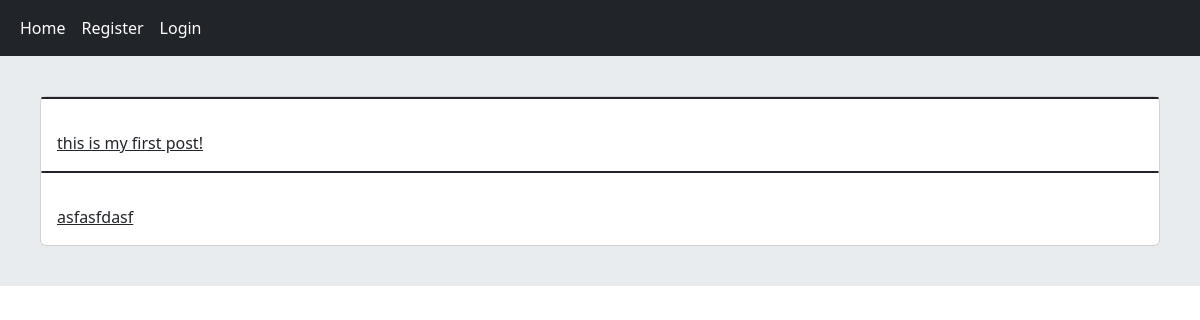
The app's page /, older data.
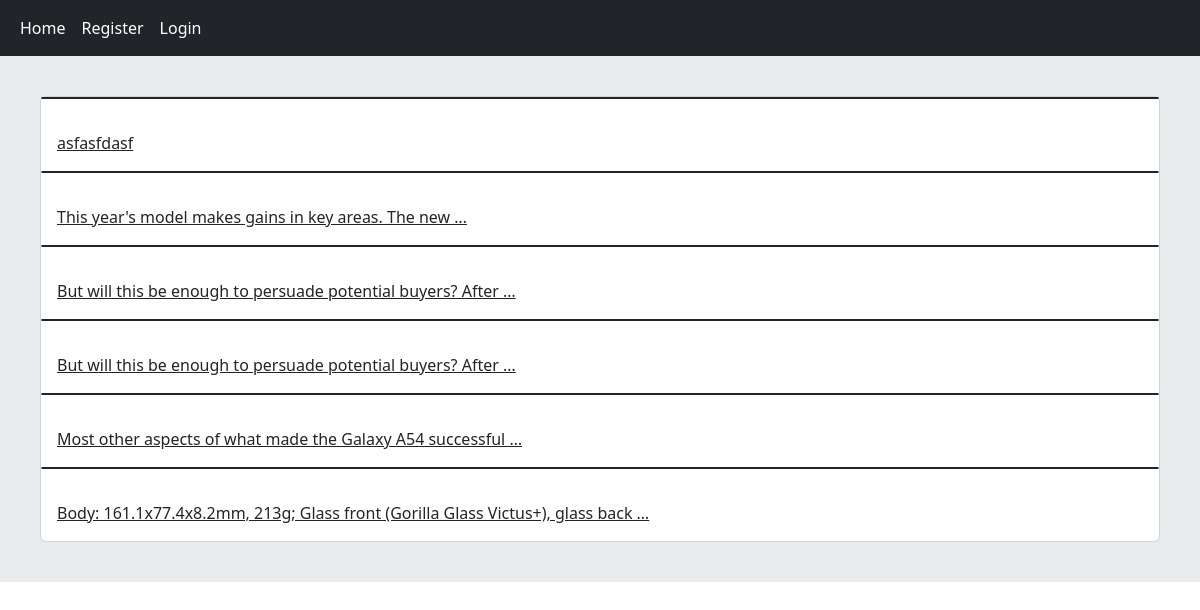
The same page, newer data.
### home/models.py (models this page shows, shortened)
class Post(models.Model):
    user = models.ForeignKey(User,on_delete=models.CASCADE)
    body = models.TextField()
    slug = models.SlugField()
    created = models.DateTimeField(auto_now_add=True)
    updated = models.DateTimeField(auto_now=True)
    def get_absolute_url(self):
        return reverse('home:post_detail',args=(self.id,self.slug))

### home/views.py (the view)
# urls.py: path('',views.HomeView.as_view(),name='home'),
class HomeView(View) :
    def get(self,request):
        post = Post.objects.all()
        return render(request,'home/index.html',{'posts':post})

### home/templates/home/index.html
{% extends 'base.html' %}
{% block content %}
    <div class="card" >
        {% for post in posts %}
        <h2 class="card border-dark mb-3">  </h2>
            <a href="{{ post.get_absolute_url }}" class="card-body" > {{ post.body|truncatewords:10 }}  </a>
        {% endfor %}
    </div>
{% endblock %}

### templates/base.html (shortened to what this page needs)
<!DOCTYPE html>
<html lang="en">
<head>
    <link href="https://cdn.jsdelivr.net/npm/bootstrap@5.3.3/dist/css/bootstrap.min.css" rel="stylesheet">
</head>
<body>
    {% include 'inc/navbar.html' %}
    <div class="jumbotron">
            {% block content %} {% endblock %}
    </div>
</body>
</html>

### templates/inc/navbar.html
<nav class="navbar navbar-expand-lg navbar-dark bg-dark">
  <div class="container-fluid">
      <div class="navbar-nav">
        <a class="nav-link active" href="{% url 'home:home' %}">Home</a>
          {% if request.user.is_authenticated %}
          <a class="nav-link active" href="{% url 'account:user_profile' request.user.id %}">Profile</a>
          <a class="nav-link active" href="{% url 'account:user_logout' %}">Logout</a>
          {% else %}
          <a class="nav-link active" href="{% url 'account:user_register' %}">Register</a>
          <a class="nav-link active" href="{% url 'account:user_login' %}">Login</a>
          {% endif %}
      </div>
    </div>
</nav>

### templates/base.html (style rules this page uses)
.jumbotron { padding: 40px; margin-button: 20px; background-color: #e9ecef; }

Row changes from the older to the newer data that the page shows:
removed Post: body "this is my first post!"
added Post: body "This year's model makes gains in key areas. The new …"
added Post: body "But will this be enough to persuade potential buyers? After …"
added Post: body "But will this be enough to persuade potential buyers? After …"
added Post: body "Most other aspects of what made the Galaxy A54 successful …"
added Post: body "Body: 161.1x77.4x8.2mm, 213g; Glass front (Gorilla Glass Victus+), glass back …"
